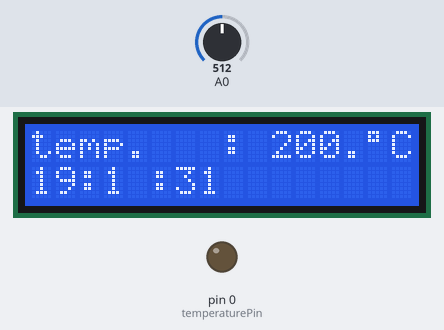
Recording of a sketch running on a simulated Arduino Uno, built with avr-gcc and run on an emulated ATmega328P. Parts: 16×2 character LCD, output pins drawn as LEDs (lit = HIGH). Inputs (shaded band) come from the test bench; at power-on: A0 = 512.

Above: at 1.2 s.
1.3 s: A0 set to 716
At 2.8 s:
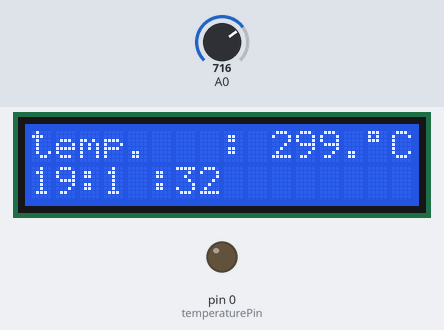
4.3 s: A0 set to 900
At 5.7 s:
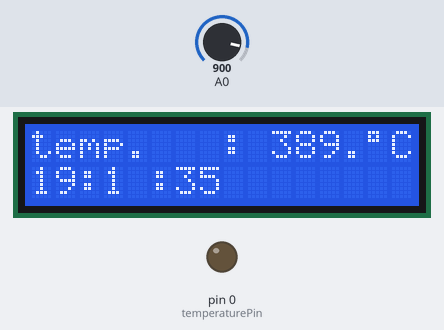
7.3 s: A0 set to 1023
At 8.6 s:
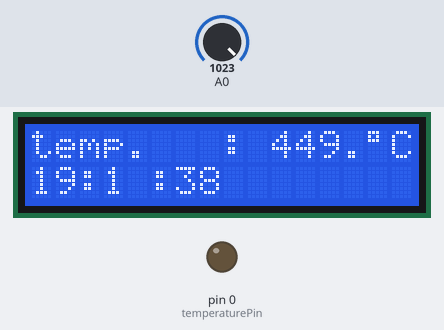
Timing chart, 0 to 10.3 s (numbered marks = the images above; inputs shaded):
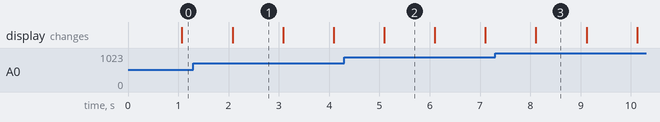

The sketch:

sensorTempLiquidCristal.ino
```cpp
// include the library code:
#include <LiquidCrystal.h>

const int temperaturePin = 0;

int hour = 19;
int minute = 1;
int second = 30;

// initialize the library with the numbers of the interface pins
LiquidCrystal lcd(12, 11, 5, 4, 3, 2);

void setup() {
  // set up the LCD's number of columns and rows:
  lcd.begin(16, 2);


  pinMode(temperaturePin, OUTPUT);

}

void loop() {
  // set the cursor to column 0, line 1
  // (note: line 1 is the second row, since counting begins with 0):
  lcd.setCursor(0, 1);
  // print the number of seconds since reset:
  lcd.print(analogRead(A0));


  float voltage, degreesC;
  voltage = getVoltage(temperaturePin);
  degreesC = (voltage - 0.5) * 100.0;


  lcd.setCursor(0,0);
  lcd.print("temp.   :");
  lcd.setCursor(10,0);
  lcd.print(degreesC,1);
  lcd.setCursor(14,0);
  int thisByte = 223; // °
  lcd.write(thisByte);
  lcd.print("C");


  lcd.setCursor(0,1);
  lcd.print(hour);
  lcd.setCursor(2,1);
  lcd.print(":");
  lcd.setCursor(3,1);
  lcd.print(minute);
  lcd.setCursor(5,1);
  lcd.print(":");
  lcd.setCursor(6,1);
  lcd.print(second);


  delay(1000);
  // repeat once per second (change as you wish!)
  second += 1;
  if (second == 60)
    {
    second = 0;
    minute += 1;
    }
  if (minute == 60)
    {
    minute = 0;
    hour += 1;
    }
  if (hour == 24)
    {
    hour = 0;
    }

}


float getVoltage(int pin)
{
 return (analogRead(pin) * 0.004882814);
}
```

Measured:
- what the display in image 1 shows lasts 1.0 s, from 2.1 s to 3.1 s
